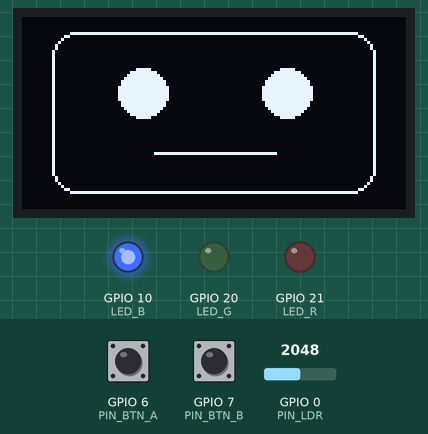
Recording of a sketch running on a simulated ESP32-S3. Shown: 128×64 one-colour display, output pins drawn as LEDs (lit = HIGH). The test bench sets the inputs (shaded band); at power-on: GPIO 0 (PIN_LDR) = 2048, GPIO 6 (PIN_BTN_A) HIGH, GPIO 7 (PIN_BTN_B) HIGH. WiFi joins after 1.5 s; servers stay silent unless stated; what the sketch prints to the serial monitor is not drawn.

Above: at 2.7 s.
2.8 s: GPIO 0 (PIN_LDR) set to 311
4.6 s: GPIO 0 (PIN_LDR) set to 282
At 6.1 s:
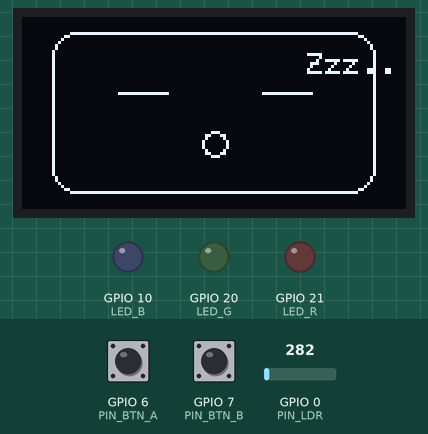
6.4 s: GPIO 0 (PIN_LDR) set to 440
At 7.6 s:
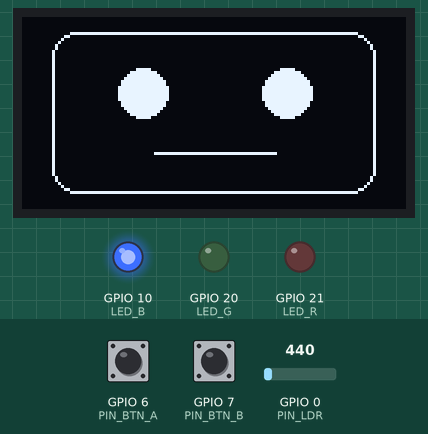
7.9 s: GPIO 0 (PIN_LDR) set to 260
At 9.0 s:
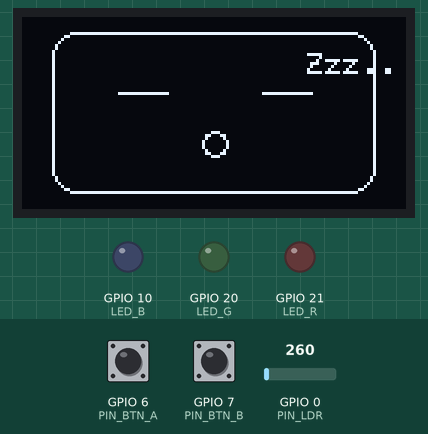
10.0 s: GPIO 0 (PIN_LDR) set to 491
At 21.6 s:
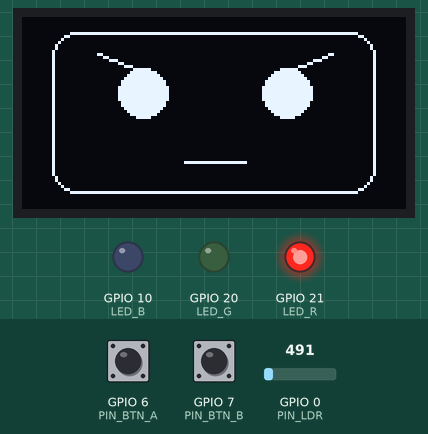
Timing chart, 0 to 22.1 s (numbered marks = the images above; inputs shaded):
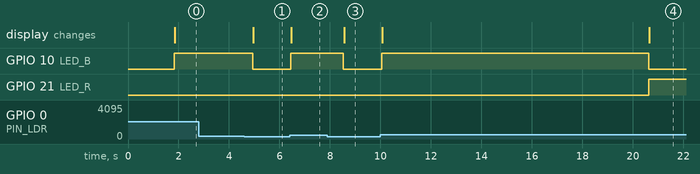

The sketch:

ESP_Telegram_mascota_sense_pass.ino
```cpp
#include <Wire.h>
#include <Adafruit_GFX.h>
#include <Adafruit_SSD1306.h>

// --- LLIBRERIES DE WI-FI I TELEGRAM ---
#include <WiFi.h>
#include "WIFI_config.h"      // Configureu les dades de la vostra xarxa aquí
#include "WIFI_funcions.hpp"  // Conté la funció WIFI_connecta()
#include <WiFiClientSecure.h>
#include <UniversalTelegramBot.h>
#include <ArduinoJson.h>

#define SCREEN_WIDTH 128
#define SCREEN_HEIGHT 64
Adafruit_SSD1306 display(SCREEN_WIDTH, SCREEN_HEIGHT, &Wire, -1);

// --- ASSIGNACIÓ DE PINS DE LA PCB ---
const int PIN_SDA = 3;
const int PIN_SCL = 4;
const int PIN_BTN_A = 6;  // Botó esquerre
const int PIN_BTN_B = 7;  // Botó dret
const int PIN_LDR = 0;    // Sensor de llum analògic
const int LED_R = 21;
const int LED_G = 20;
const int LED_B = 10;

// --- CONFIGURACIÓ DE TELEGRAM ---
#define BOTtoken "xxxxxx"  // Token de BotFather
#define CHAT_ID "xxxxx"                                       // ID d'usuari de IDBot

WiFiClientSecure client;
UniversalTelegramBot bot(BOTtoken, client);

int botRequestDelay = 1000; // El bot consultarà Telegram cada 1 segon
unsigned long lastTimeBotRan;

// --- DEFINICIÓ DELS ESTATS DE LA MASCOTA ---
const int ESTAT_NORMAL  = 0;
const int ESTAT_ENFADAT = 1;
const int ESTAT_ADORMIT  = 2;

int estatActual = ESTAT_NORMAL; // La mascota comença sempre en mode Normal

// --- TIMERS I CONSTANTS ---
const unsigned long TEMPS_AVORRIMENT = 10000; // 10 segons per avorrir-se
unsigned long cronometreAvorriment = 0;       // Guarda la marca temporal de l'avorriment

// ========================================================
// 1. PROCESSAMENT DE MISSATGES DE TELEGRAM
// ========================================================
void handleNewMessages(int numNewMessages) {
  for (int i = 0; i < numNewMessages; i++) {
    String chat_id = String(bot.messages[i].chat_id);

    // Filtre de seguretat: Només responem al nostre CHAT_ID
    if (chat_id != CHAT_ID) {
      bot.sendMessage(chat_id, "Unauthorized user", "");
      continue;
    }

    String text = bot.messages[i].text;
    String from_name = bot.messages[i].from_name;

    // Comanda de benvinguda i ajuda
    if (text == "/start") {
      String welcome = "Hola, " + from_name + ".\n";
      welcome += "Sóc la teva mascota virtual de l'aula de Tecnologia!\n\n";
      welcome += "Comandes disponibles:\n";
      welcome += "/calma - Per tranquil·litzar-me quan estic enfadat.\n";
      bot.sendMessage(chat_id, welcome, "");
    }

    // INTERACCIÓ VIRTUAL: Ordre de calmar la mascota via Telegram
    if (text == "/calma") {
      if (estatActual == ESTAT_ENFADAT) {
        estatActual = ESTAT_NORMAL;
        cronometreAvorriment = millis(); // Reiniciem el comptador d'avorriment
        bot.sendMessage(chat_id, "Gràcies per calmar-me des del mòbil! 🥰", "");
      } else {
        bot.sendMessage(chat_id, "Ara mateix ja estic tranquil o adormit. No em cal calma!", "");
      }
    }
  }
}

// ========================================================
// 2. CONFIGURACIÓ INICIAL (SETUP)
// ========================================================
void setup() {
  Serial.begin(115200);

  pinMode(PIN_BTN_A, INPUT_PULLUP);
  pinMode(PIN_BTN_B, INPUT_PULLUP);
  pinMode(LED_R, OUTPUT);
  pinMode(LED_G, OUTPUT);
  pinMode(LED_B, OUTPUT);

  Wire.begin(PIN_SDA, PIN_SCL);
  if(!display.begin(SSD1306_SWITCHCAPVCC, 0x3C)) {
    while(true);
  }

  // Connexió Wi-Fi utilitzant les teves funcions modulars
  WIFI_connecta();

  // Assignació del certificat de seguretat de Telegram per a l'ESP32
  #ifdef ESP32
    client.setCACert(TELEGRAM_CERTIFICATE_ROOT);
  #endif

  // Iniciar el temporitzador d'avorriment a l'arrencada
  cronometreAvorriment = millis();
}

// ========================================================
// 3. BUCLE PRINCIPAL (LOOP)
// ========================================================
void loop() {
  // Llegim els sensors i botons a cada volta del bucle
  bool pulsatA = (digitalRead(PIN_BTN_A) == LOW);
  bool pulsatB = (digitalRead(PIN_BTN_B) == LOW);
  int valorLDR = analogRead(PIN_LDR);

  // --- REVISIÓ DE MISSATGES DE TELEGRAM (Cada 1 segon amb millis) ---
  if (millis() - lastTimeBotRan > botRequestDelay)  {
    int numNewMessages = bot.getUpdates(bot.last_message_received + 1);

    while(numNewMessages) {
      handleNewMessages(numNewMessages);
      numNewMessages = bot.getUpdates(bot.last_message_received + 1);
    }
    lastTimeBotRan = millis();
  }

  // --- MÀQUINA D'ESTATS (Lògica de comportament) ---
  switch (estatActual) {

    case ESTAT_NORMAL:
      // Control de Leds: Blau (Benestar)
      digitalWrite(LED_R, LOW);  digitalWrite(LED_G, LOW);  digitalWrite(LED_B, HIGH);

      // Dibuixem la cara
      dibuixarCaraNormal();

      // Transició per foscor
      if (valorLDR < 300) {
        estatActual = ESTAT_ADORMIT;

        //  ACCIÓ IOT AMB TELEGRAM: Enviem el missatge només EN EL MOMENT de canviar d'estat
        bot.sendMessage(CHAT_ID, "Bona nit!", "");
      }

      // Transició per Temps: Si passa el temps d'avorriment, s'enfada
      if (millis() - cronometreAvorriment >= TEMPS_AVORRIMENT) {
        estatActual = ESTAT_ENFADAT;

        //  ACCIÓ IOT AMB TELEGRAM: Enviem el missatge només EN EL MOMENT de canviar d'estat
        bot.sendMessage(CHAT_ID, "M'avorreixo!! Vine a jugar o envia'm un /calma!", "");
      }
      break;

    case ESTAT_ENFADAT:
      // Control de Leds: Vermell (Enfadat / Estrès)
      digitalWrite(LED_R, HIGH); digitalWrite(LED_G, LOW);  digitalWrite(LED_B, LOW);

      // Dibuixem la cara
      dibuixarCaraEnfada();

      // Transició per foscor
      if (valorLDR < 300) {
        estatActual = ESTAT_ADORMIT;
      }

      // INTERACCIÓ FÍSICA: Transició per Botó dret (B)
      if (pulsatB) {
        estatActual = ESTAT_NORMAL;
        cronometreAvorriment = millis(); // Reiniciem el comptador de temps
        bot.sendMessage(CHAT_ID, "M'has calmat prement el Botó B.", "");
        delay(200);                      // Petit anti-rebot
      }
      break;

    case ESTAT_ADORMIT:
      // Control de Leds: Tot apagat per dormir plàcidament
      digitalWrite(LED_R, LOW);  digitalWrite(LED_G, LOW);  digitalWrite(LED_B, LOW);

      // Dibuixem la cara
      dibuixarCaraDormida();

      // Transició per Llum
      if (valorLDR > 400) {
        estatActual = ESTAT_NORMAL;
        cronometreAvorriment = millis(); // Torna sa i estalvi i reinicia el seu temps
      }
      break;
  }
}

// ========================================================
// 4. FUNCIONS DE DIBUIX DE LES CARES
// ========================================================
void dibuixarCaraNormal() {
  display.clearDisplay();
  display.drawRoundRect(10, 5, 108, 54, 8, SSD1306_WHITE); // Cap
  display.fillCircle(40, 25, 8, SSD1306_WHITE);             // Ull esquerre
  display.fillCircle(88, 25, 8, SSD1306_WHITE);             // Ull dret
  display.drawLine(44, 45, 84, 45, SSD1306_WHITE);          // Boca neutra/feliç
  display.display();
}

void dibuixarCaraEnfada() {
  display.clearDisplay();
  display.drawRoundRect(10, 5, 108, 54, 8, SSD1306_WHITE); // Cap

  // Ulls amb celles diagonals arrufades
  display.fillCircle(40, 25, 8, SSD1306_WHITE);
  display.drawLine(25, 12, 45, 20, SSD1306_WHITE);         // Cella esquerra

  display.fillCircle(88, 25, 8, SSD1306_WHITE);
  display.drawLine(103, 12, 83, 20, SSD1306_WHITE);        // Cella dreta

  // Boca trista / enfadada
  display.drawLine(54, 48, 74, 48, SSD1306_WHITE);
  display.display();
}

void dibuixarCaraDormida() {
  display.clearDisplay();
  display.drawRoundRect(10, 5, 108, 54, 8, SSD1306_WHITE); // Cap

  // Ulls tancats (Línies horizontals)
  display.drawLine(32, 25, 48, 25, SSD1306_WHITE);
  display.drawLine(80, 25, 96, 25, SSD1306_WHITE);

  // Boca de roncar (Cercle buit)
  display.drawCircle(64, 42, 4, SSD1306_WHITE);

  // Text Zzz
  display.setTextSize(1);
  display.setTextColor(SSD1306_WHITE);
  display.setCursor(95, 12);
  display.print("Zzz..");
  display.display();
}
```

WIFI_funcions.hpp
```cpp
void WIFI_connecta(bool useStaticIP = false)
{
   Serial.println();
   Serial.print("Connectant a: ");
   Serial.println(ssid);
   WiFi.mode(WIFI_STA);
   //WiFi.begin(ssid, password);
   //SSID oculta
   WiFi.begin(ssid, password, 0, NULL, true);
   if(useStaticIP) WiFi.config(ip, gateway, subnet);
   while (WiFi.status() != WL_CONNECTED)
   {
     delay(100);
     Serial.print('.');
   }

   Serial.println("");
   Serial.print("Connectat a:\t");
   Serial.println(ssid);
   Serial.print("IP address:\t");
   Serial.println(WiFi.localIP());
}


void WIFI_crea_AP(bool useStaticIP = false)
{
   Serial.println("");
   WiFi.mode(WIFI_AP);
   while(!WiFi.softAP(ssid, password))
   {
     Serial.println(".");
     delay(100);
   }
   if(useStaticIP) WiFi.softAPConfig(ip, gateway, subnet);

   Serial.println("");
   Serial.print("Iniciado AP:\t");
   Serial.println(ssid);
   Serial.print("IP address:\t");
   Serial.println(WiFi.softAPIP());
}
```

WIFI_config.h
```cpp
const char* ssid     = "Castechdefels2026";
const char* password = "xxxxx";

const char* hostname = "ESP32_1";

IPAddress ip(192, 168, 1, 200);
IPAddress gateway(192, 168, 1, 1);
IPAddress subnet(255, 255, 255, 0);
```

Measured:
- the behaviour switches between 300 and 299 on GPIO 0 (PIN_LDR) (found by bisection; images 0 and 1)
- after the input at 2.8 s, every drawn part: stays the same
- after the input at 4.6 s, GPIO 10 (LED_B): HIGH → LOW after 0.33 s; the display: changes after 0.36 s (image 1)
- after the input at 6.4 s, GPIO 10 (LED_B): LOW → HIGH at once; the display: changes after 0.07 s (image 2)
- after the input at 7.9 s, GPIO 10 (LED_B): HIGH → LOW after 0.63 s; the display: changes after 0.66 s (image 3)
- after the input at 10.0 s, GPIO 10 (LED_B): LOW → HIGH after 0.05 s, → LOW 10.6 s later; GPIO 21 (LED_R): LOW → HIGH after 10.6 s; the display: first changes after 0.07 s (image 4 shows a later state)
